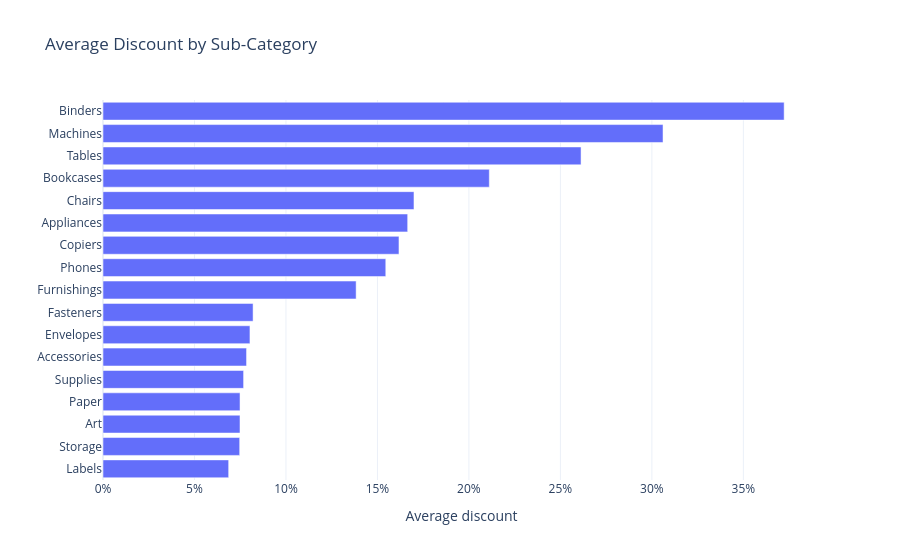

Here is the notebook cell this chart was saved with:
### Markdown cell above
## 7. Which products and sub-categories get the highest discounts?

### Code cell
prod_disc = df.groupby("product_name").agg(avg_discount=("discount", "mean"), lines=("sales", "size"),
                                           sales=("sales", "sum"), profit=("profit", "sum")).reset_index()
top_disc = prod_disc[prod_disc.lines >= 5].nlargest(10, "avg_discount")
display(top_disc)

sub_disc = df.groupby("sub_category").agg(avg_discount=("discount", "mean"), lines=("sales", "size"),
                                          profit=("profit", "sum")).reset_index()
sub_disc["pct_lines_over_20"] = (df.assign(o=df.discount > 0.20).groupby("sub_category").o.mean() * 100).values
sub_disc = sub_disc.sort_values("avg_discount", ascending=False)
display(sub_disc)

fig_sd = px.bar(sub_disc.sort_values("avg_discount"), x="avg_discount", y="sub_category", orientation="h",
                title="Average Discount by Sub-Category", labels={"avg_discount": "Average discount", "sub_category": ""})
fig_sd.update_xaxes(tickformat=".0%")
fig_sd.show()

### Figure 1 — Plotly figure (JSON) as saved in the notebook; plotly's stock layout.template omitted (floating-point values rounded to 4 significant figures)
{"data": [{"hovertemplate": "Average discount=%{x}<br>=%{y}<extra></extra>", "legendgroup": "", "marker": {"color": "#636efa", "pattern": {"shape": ""}}, "name": "", "orientation": "h", "showlegend": false, "textposition": "auto", "type": "bar", "x": [0.06868, 0.0747, 0.07487, 0.07489, 0.07684, 0.07845, 0.08031, 0.08203, 0.1383, 0.1546, 0.1618, 0.1665, 0.17, 0.2111, 0.2613, 0.3061, 0.3723], "xaxis": "x", "y": ["Labels", "Storage", "Art", "Paper", "Supplies", "Accessories", "Envelopes", "Fasteners", "Furnishings", "Phones", "Copiers", "Appliances", "Chairs", "Bookcases", "Tables", "Machines", "Binders"], "yaxis": "y"}], "layout": {"barmode": "relative", "legend": {"tracegroupgap": 0}, "title": {"text": "Average Discount by Sub-Category"}, "xaxis": {"anchor": "y", "domain": [0, 1], "tickformat": ".0%", "title": {"text": "Average discount"}}, "yaxis": {"anchor": "x", "domain": [0, 1], "title": {"text": ""}}}}
